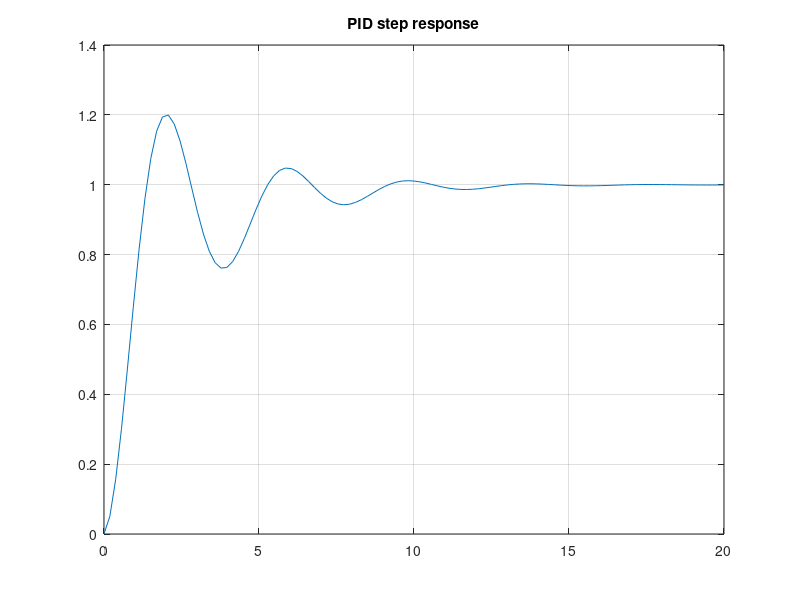

Source code (MATLAB):
% ПИД-регулятор
% Kp/Ki/Kd и переходная характеристика

Kp = 2; Ki = 1; Kd = 0.1;
numC = [Kd Kp Ki];
denOL = [1 1 1 0];
denCL = denOL + [zeros(1, numel(denOL)-numel(numC)) numC];
sys = tf(numC, denCL);
[yy, tt] = step(sys);
figure;
plot(tt, yy);
title('PID step response'); grid on;

%{
@play
{
 "title": "PID controller",
 "groups": [
  {
   "name": "Controller",
   "controls": [
    {
     "var": "Kp",
     "label": "Kp",
     "min": 0.5,
     "max": 8,
     "step": 0.5,
     "default": 2
    },
    {
     "var": "Ki",
     "label": "Ki",
     "min": 0,
     "max": 4,
     "step": 0.5,
     "default": 1
    },
    {
     "var": "Kd",
     "label": "Kd",
     "min": 0,
     "max": 1,
     "step": 0.05,
     "default": 0.1
    }
   ]
  }
 ]
}
%}
